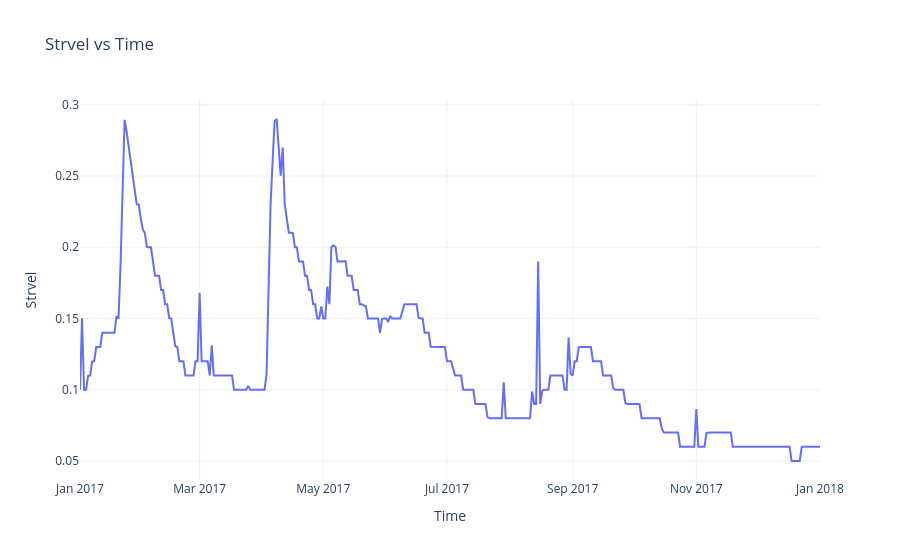

The notebook cell this image was saved under:
### Code cell
import plotly.express as px
import pandas as pd

df_plot = df_nwm_out_2.copy()
df_plot.index = pd.to_datetime(df_plot.index, errors="coerce")
df_plot["Strvel"] = pd.to_numeric(df_plot["Strvel"], errors="coerce")
df_plot = df_plot.dropna(subset=["Strvel"]).sort_index()
df_plot = df_plot.reset_index().rename(columns={"index": "Time"})

fig = px.line(
    df_plot,
    x="Time",
    y="Strvel",
    title="Strvel vs Time",
    labels={"Strvel": "Strvel", "Time": "Time"}
 )
fig.update_traces(line=dict(width=2))
fig.update_layout(template="plotly_white")
fig.show()

### Figure 1 — Plotly figure (JSON) as saved in the notebook; plotly's stock layout.template omitted (floating-point values rounded to 4 significant figures; data arrays with more than 128 entries replaced by an {"elided": "..."} marker saying what was removed)
{"data": [{"hovertemplate": "Time=%{x}<br>Strvel=%{y}<extra></extra>", "legendgroup": "", "line": {"color": "#636efa", "dash": "solid", "width": 2}, "marker": {"symbol": "circle"}, "mode": "lines", "name": "", "orientation": "v", "showlegend": false, "type": "scatter", "x": {"elided": "366 str values"}, "xaxis": "x", "y": {"elided": "366 float values"}, "yaxis": "y"}], "layout": {"autosize": true, "legend": {"tracegroupgap": 0}, "title": {"text": "Strvel vs Time"}, "xaxis": {"anchor": "y", "autorange": true, "domain": [0, 1], "range": ["2017-01-01", "2018-01-01"], "title": {"text": "Time"}, "type": "date"}, "yaxis": {"anchor": "x", "autorange": true, "domain": [0, 1], "range": [0.03667, 0.3033], "title": {"text": "Strvel"}, "type": "linear"}}}
